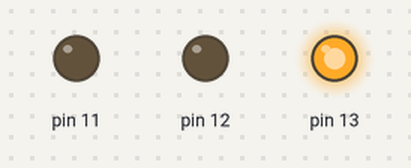
Bench run of a sketch on a simulated Arduino Uno, built with avr-gcc and run on an emulated ATmega328P. On the bench: output pins drawn as LEDs (lit = HIGH).

Above: at 2.5 s.
At 5.5 s:
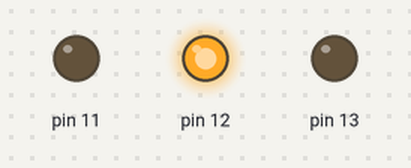
At 8.0 s:
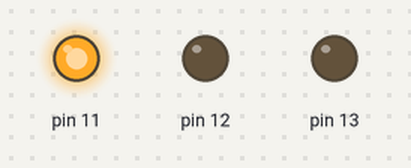
Timing chart, 0 to 13.0 s (numbered marks = the images above):
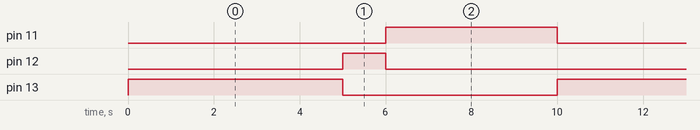

The sketch:

traffic_signal.ino
```cpp
void setup() {
  // put your setup code here, to run once:
  pinMode(13,OUTPUT);
  pinMode(12,OUTPUT);
  pinMode(11,OUTPUT);


}

void loop() {
  // put your main code here, to run repeatedly:
  digitalWrite(13,HIGH);
  digitalWrite(11,LOW);
  digitalWrite(12,LOW);
  delay(5000);
  digitalWrite(13,LOW);
  digitalWrite(11,LOW);
  digitalWrite(12,HIGH);
  delay(1000);
  digitalWrite(13,LOW);
  digitalWrite(11,HIGH);
  digitalWrite(12,LOW);
  delay(4000);


}
```

Measured:
- by itself, pin 11: alternates HIGH for 4.0 s and LOW for 6.0 s
- by itself, pin 12: alternates HIGH for 1.0 s and LOW for 9.0 s
- by itself, pin 13: alternates HIGH for 5.0 s and LOW for 5.0 s
